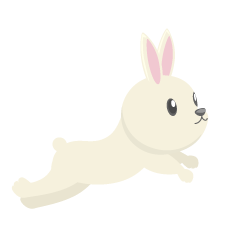
#> input picture animate/14149.png, 240 x 240 px, found by its file name
$ python animate.py
#> lines starting #> are read from the running program, lines starting #| are printed output that depends on the picture
#--------------------------------------------------------------------------------
# Overlay transparent PNG files with OpenCV
#
# the class was inspired from this here
# https://gist.github.com/electricbaka/05fae17e598d2500c2b240919217cd65
#
# usage :-
# import cv2
# from pngoverlay import PNGOverlay
#
# (1) read the background
# dst = cv2.imread('background.jpg')
#
# (2) read the image
# fish = PNGOverlay('img_fish.png')
#
# (3)show the image
# fish.show(dst, x, y) #dst is the background image you want to display.
# x and y are the center coordinates you want to display the overlayed object
#
# ---------- methods available to this class  ----------
# Rotate object
# fish.rotate(45) # 45 degree
#
# Resize object
# fish.resize(0.5) # half size
#-----------------------------------------------------------------------
import sys
import os
import cv2
import numpy as np

# ------ make the png transparent --------------------------------------
def _makeTransparent(file_name):
#> called with file_name = '/mnt/c/linuxmirror/14149.png'
    imin = cv2.imread(file_name, -1)
#> imin is the input picture: shape (240, 240, 3); mean B, G, R 246.4, 250.5, 252
    src_bgra = cv2.cvtColor(imin, cv2.COLOR_BGRA2RGBA)
    val = src_bgra.shape
#> val = (240, 240, 4)
    m = val[0]
#> m = 240
    n = val[1]
#> n = 240
    ps = np.array(src_bgra)
    changedBytes = np.zeros([m, n, 4], dtype=np.uint8)
    for x in range(1, m-2):
        for y in range(1, n-2):
	        # read each picsel from the image
            a = ps[x , y]
            # if we see white make it transparent
            if a[..., 0] >= 255 and a[..., 1]  >= 250 and a[..., 2]  >= 250:
                a[..., 3] = 0                                           # set A channel to 0 is transparent
            changedBytes[x, y] = a
#> call 2 of _makeTransparent, with file_name = '/mnt/c/linuxmirror/14133.png'
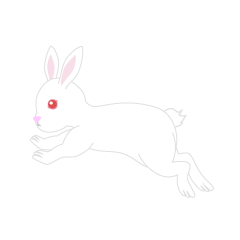
#> input picture animate/14133.png, 240 x 240 px, found by its file name
#> in _makeTransparent, imin is the input picture: shape (240, 240, 3); mean B, G, R 254.1, 254, 254.3
#> call 3 of _makeTransparent, with file_name = '/mnt/c/linuxmirror/14134.png'
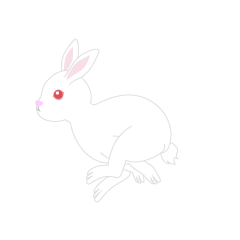
#> input picture animate/14134.png, 240 x 240 px, found by its file name
#> in _makeTransparent, imin is the input picture: shape (240, 240, 3); mean B, G, R 254.1, 254, 254.4
#> call 4 of _makeTransparent, with file_name = '/mnt/c/linuxmirror/14131.png'
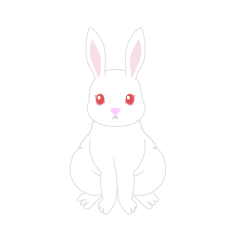
#> input picture animate/14131.png, 240 x 240 px, found by its file name
#> in _makeTransparent, imin is the input picture: shape (240, 240, 3); mean B, G, R 253.8, 253.7, 254.3
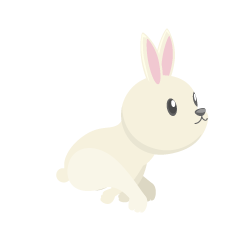
#> input picture animate/14150.png, 240 x 240 px, found by its file name
#> in _makeTransparent, imin is the input picture: shape (240, 240, 3); mean B, G, R 247.7, 251.1, 252.4
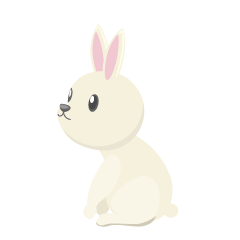
#> input picture animate/14146.png, 240 x 240 px, found by its file name
#> in _makeTransparent, imin is the input picture: shape (240, 240, 3); mean B, G, R 247.5, 251, 252.4
    return changedBytes

# ------ clear the background of a bgr stream  -------------------------
# [48 lines left out: functions _clrBackground, _horizontalMirror, _verticalMirror, not called in this run]

# ------ mirror the object horizontally and clear background -----------
def _horizontalMirrorClearBgnd(file_name):
    imin = cv2.imread(file_name, -1)
    src_bgra = cv2.cvtColor(imin, cv2.COLOR_BGRA2RGBA)
    val = src_bgra.shape
    m = val[0]
    n = val[1]
    ps = np.array(src_bgra)
    changedBytes = np.zeros([m, n, 4], dtype=np.uint8)
    for x in range(1, m-2):
        for y in range(1, n-2):
	        # read each picsel from the image
            a = ps[(m-2) -x, y]
            # if we see white make it transparent
            if a[..., 0] >= 255 and a[..., 1]  >= 250 and a[..., 2]  >= 250:
                a[..., 3] = 0                                           # set A channel to 0 is transparent
            changedBytes[x, y] = a
    return changedBytes

# ------ mirror the object vertically and clear background -------------
def _verticalMirrorClearBgnd(file_name):
#> called with file_name = '/mnt/c/linuxmirror/14146.png'
    imin = cv2.imread(file_name, -1)
    src_bgra = cv2.cvtColor(imin, cv2.COLOR_BGRA2RGBA)
    val = src_bgra.shape
#> val = (240, 240, 4)
    m = val[0]
#> m = 240
    n = val[1]
#> n = 240
    ps = np.array(src_bgra)
    changedBytes = np.zeros([m, n, 4], dtype=np.uint8)
    for x in range(1, m-2):
        for y in range(1, n-2):
	        # read each picsel from the image
            a = ps[x, (n -2) - y]
            # if we see white make it transparent
            if a[..., 0] >= 255 and a[..., 1]  >= 250 and a[..., 2]  >= 250:
                a[..., 3] = 0                                           # set A channel to 0 is transparent
            changedBytes[x, y] = a
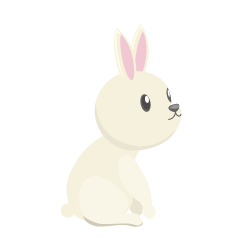
#> changedBytes: shape (240, 240, 4); mean R, G, B, A 246, 244.7, 241.2, 56.2; transparent parts drawn white
    return changedBytes

class PNGOverlay():
    # [41 lines left out: functions __init__, _addTransparentImage, _preProcessingImage, not called in this run]

    def rotate(self, degree):                                           # Image rotation parameter reception
        self.degree = degree
        self.flag_transformImage = True

    def resize(self, size_value):                                       # Image size parameter reception
        self.size_value = size_value
        self.flag_transformImage = True

    # [66 lines left out: functions _transformImage, show, _correctionOutofImage, not called in this run]

# ===================== Test code ======================================
if __name__ == '__main__':

    # transform the png iamges to clear background outlays only
    readbytes = _makeTransparent('/mnt/c/linuxmirror/14149.png')
    cv2.imwrite('/mnt/c/linuxmirror/14149_2.png', readbytes)
    readbytes = _makeTransparent('/mnt/c/linuxmirror/14133.png')
    cv2.imwrite('/mnt/c/linuxmirror/14133_2.png', readbytes)
    readbytes = _makeTransparent('/mnt/c/linuxmirror/14134.png')
    cv2.imwrite('/mnt/c/linuxmirror/14134_2.png', readbytes)
    readbytes = _makeTransparent('/mnt/c/linuxmirror/14131.png')
    cv2.imwrite('/mnt/c/linuxmirror/14131_2.png', readbytes)
    readbytes = _makeTransparent('/mnt/c/linuxmirror/14150.png')
    cv2.imwrite('/mnt/c/linuxmirror/14150_2.png', readbytes)
    readbytes = _makeTransparent('/mnt/c/linuxmirror/14146.png')
    cv2.imwrite('/mnt/c/linuxmirror/14146_2.png', readbytes)
    readbytes = _verticalMirrorClearBgnd('/mnt/c/linuxmirror/14146.png')
    cv2.imwrite('/mnt/c/linuxmirror/14146_3.png', readbytes)
    readbytes = _horizontalMirrorClearBgnd('/mnt/c/linuxmirror/14146.png')
#> after the loop in _horizontalMirrorClearBgnd, `for x in range(1, m-2):`:
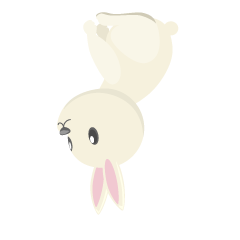
#> changedBytes: shape (240, 240, 4); mean R, G, B, A 246, 244.7, 241.2, 56.2; transparent parts drawn white
    cv2.imwrite('/mnt/c/linuxmirror/14146_4.png', readbytes)
#> (the run stopped early here; a loop or call above may not have finished)
